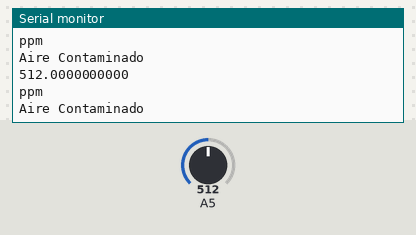
This sketch was run on a simulated Arduino Uno, built with avr-gcc and run on an emulated ATmega328P. Parts: the last lines printed to the serial monitor. The test bench sets the inputs (shaded band); at power-on: A5 = 512.

Above: at 1.2 s.
1.3 s: A5 set to 290
At 1.7 s:
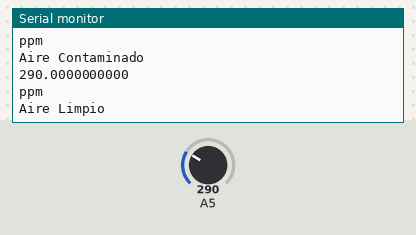
3.2 s: A5 set to 314
At 3.46 s:
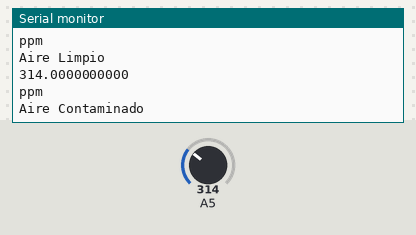
Timing chart, 0 to 6.2 s (numbered marks = the images above; inputs shaded):
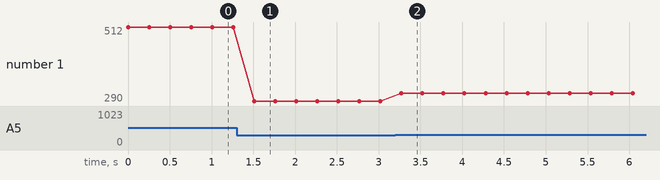

The sketch:

MQ135.ino
```cpp
#include "MQ135.h"

sensor135 sensor(27);

void setup() {
  Serial.begin(9600);
}

void loop() {

  sensor.calidad();
  delay(250);
}
```

MQ135.cpp
```cpp
#include "MQ135.h"

sensor135::sensor135(int pin)
{
  num_pin = pin;
  lec_adc = 0;

}

void sensor135::calidad()
{
  lec_adc = analogRead(num_pin);
  Serial.println(lec_adc, DEC);
  Serial.println("ppm");

  if(lec_adc<=300)
  {
    Serial.println("Aire Limpio");
  }
  else
  {
    Serial.println("Aire Contaminado");
  }

}
```

MQ135.h
```cpp
#ifndef MQ135_h
#define MQ135_h
#include "arduino.h"

class sensor135
{
  private:

  int num_pin;
  float lec_adc;


  public:

  sensor135(int pin);
  void calidad();

};
#endif
```

Measured:
- the behaviour switches between 300 and 301 on A5 (found by bisection; images 1 and 2)
- after the input at 1.3 s, the serial monitor: prints a new line after 0.21 s (image 1)
- after the input at 3.2 s, the serial monitor: prints a new line after 0.07 s (image 2)
- plotted number 1: 512 → 290 after the input at 1.3 s, 290 → 314 after the input at 3.2 s
